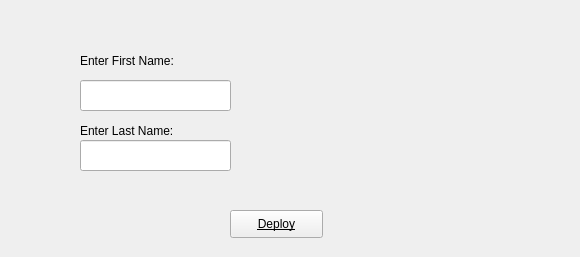
<?xml version="1.0" encoding="UTF-8"?>
<ui version="4.0">
 <class>Form</class>
 <widget class="QWidget" name="Form">
  <property name="geometry">
   <rect>
    <x>0</x>
    <y>0</y>
    <width>580</width>
    <height>257</height>
   </rect>
  </property>
  <property name="windowTitle">
   <string>RenewLicense</string>
  </property>
  <widget class="QLabel" name="fname">
   <property name="geometry">
    <rect>
     <x>80</x>
     <y>40</y>
     <width>131</width>
     <height>41</height>
    </rect>
   </property>
   <property name="text">
    <string>Enter First Name:</string>
   </property>
  </widget>
  <widget class="QLabel" name="lname">
   <property name="geometry">
    <rect>
     <x>80</x>
     <y>100</y>
     <width>111</width>
     <height>61</height>
    </rect>
   </property>
   <property name="text">
    <string>Enter Last Name:</string>
   </property>
  </widget>
  <widget class="QPushButton" name="pushButton">
   <property name="geometry">
    <rect>
     <x>230</x>
     <y>210</y>
     <width>93</width>
     <height>28</height>
    </rect>
   </property>
   <property name="styleSheet">
    <string notr="true">font: 8pt &quot;MS Shell Dlg 2&quot;;
text-decoration: underline;</string>
   </property>
   <property name="text">
    <string>Deploy</string>
   </property>
  </widget>
  <widget class="QLabel" name="picture">
   <property name="geometry">
    <rect>
     <x>260</x>
     <y>20</y>
     <width>291</width>
     <height>161</height>
    </rect>
   </property>
   <property name="styleSheet">
    <string notr="true">image: url(:/RenewL/Renew.png);</string>
   </property>
   <property name="text">
    <string/>
   </property>
  </widget>
  <widget class="QLineEdit" name="inputFname">
   <property name="geometry">
    <rect>
     <x>80</x>
     <y>80</y>
     <width>151</width>
     <height>31</height>
    </rect>
   </property>
  </widget>
  <widget class="QLineEdit" name="inputLname">
   <property name="geometry">
    <rect>
     <x>80</x>
     <y>140</y>
     <width>151</width>
     <height>31</height>
    </rect>
   </property>
  </widget>
 </widget>
 <resources>
  <include location="RenewL.qrc"/>
 </resources>
 <connections/>
</ui>
